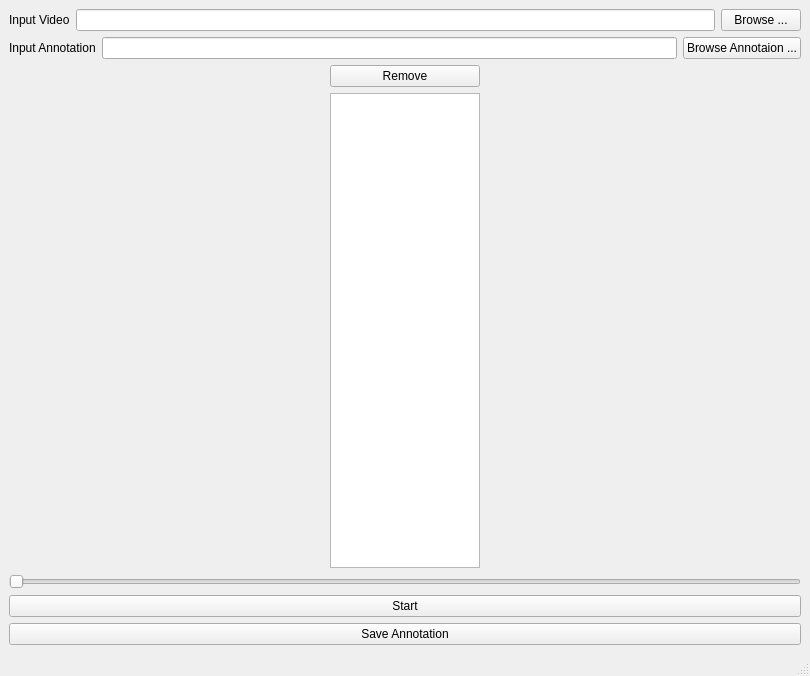
<?xml version="1.0" encoding="UTF-8"?>
<ui version="4.0">
 <class>MainWindow</class>
 <widget class="QMainWindow" name="MainWindow">
  <property name="geometry">
   <rect>
    <x>0</x>
    <y>0</y>
    <width>810</width>
    <height>676</height>
   </rect>
  </property>
  <property name="windowTitle">
   <string>MainWindow</string>
  </property>
  <widget class="QWidget" name="centralwidget">
   <layout class="QGridLayout" name="gridLayout">
    <item row="0" column="0">
     <layout class="QHBoxLayout" name="horizontalLayout">
      <item>
       <widget class="QLabel" name="label_2">
        <property name="text">
         <string>Input Video</string>
        </property>
       </widget>
      </item>
      <item>
       <widget class="QLineEdit" name="lineEdit"/>
      </item>
      <item>
       <widget class="QPushButton" name="pushButton_browse">
        <property name="text">
         <string>Browse ...</string>
        </property>
       </widget>
      </item>
     </layout>
    </item>
    <item row="3" column="0">
     <layout class="QHBoxLayout" name="horizontalLayout_2">
      <item>
       <layout class="QVBoxLayout" name="verticalLayout">
        <item>
         <widget class="QPushButton" name="pushButton_remove">
          <property name="sizePolicy">
           <sizepolicy hsizetype="Maximum" vsizetype="Fixed">
            <horstretch>0</horstretch>
            <verstretch>0</verstretch>
           </sizepolicy>
          </property>
          <property name="minimumSize">
           <size>
            <width>150</width>
            <height>0</height>
           </size>
          </property>
          <property name="text">
           <string>Remove</string>
          </property>
         </widget>
        </item>
        <item>
         <widget class="QListView" name="listView">
          <property name="sizePolicy">
           <sizepolicy hsizetype="Maximum" vsizetype="Expanding">
            <horstretch>0</horstretch>
            <verstretch>0</verstretch>
           </sizepolicy>
          </property>
          <property name="maximumSize">
           <size>
            <width>150</width>
            <height>16777215</height>
           </size>
          </property>
         </widget>
        </item>
       </layout>
      </item>
     </layout>
    </item>
    <item row="5" column="0">
     <widget class="QPushButton" name="pushButton_start">
      <property name="text">
       <string>Start</string>
      </property>
     </widget>
    </item>
    <item row="4" column="0">
     <widget class="QSlider" name="horizontalSlider">
      <property name="orientation">
       <enum>Qt::Horizontal</enum>
      </property>
     </widget>
    </item>
    <item row="1" column="0">
     <layout class="QHBoxLayout" name="horizontalLayout_3">
      <item>
       <widget class="QLabel" name="label">
        <property name="text">
         <string>Input Annotation</string>
        </property>
       </widget>
      </item>
      <item>
       <widget class="QLineEdit" name="lineEdit_annotaion"/>
      </item>
      <item>
       <widget class="QPushButton" name="pushButton_browse_annotaion">
        <property name="text">
         <string>Browse Annotaion ...</string>
        </property>
       </widget>
      </item>
     </layout>
    </item>
    <item row="6" column="0">
     <widget class="QPushButton" name="pushButton_save_annotation">
      <property name="text">
       <string>Save Annotation</string>
      </property>
     </widget>
    </item>
   </layout>
  </widget>
  <widget class="QMenuBar" name="menubar">
   <property name="geometry">
    <rect>
     <x>0</x>
     <y>0</y>
     <width>810</width>
     <height>19</height>
    </rect>
   </property>
  </widget>
  <widget class="QStatusBar" name="statusbar"/>
 </widget>
 <resources/>
 <connections/>
</ui>
